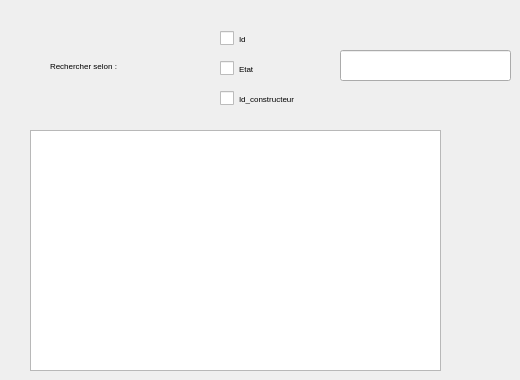
     <widget class="QWidget" name="tab_16">
      <attribute name="title">
       <string>Rechercher Avion</string>
      </attribute>
      <widget class="QLabel" name="label_46">
       <property name="geometry">
        <rect>
         <x>50</x>
         <y>50</y>
         <width>171</width>
         <height>31</height>
        </rect>
       </property>
       <property name="font">
        <font>
         <family>MS Shell Dlg 2</family>
         <pointsize>6</pointsize>
         <weight>9</weight>
         <italic>false</italic>
         <bold>false</bold>
        </font>
       </property>
       <property name="styleSheet">
        <string notr="true">background:none;</string>
       </property>
       <property name="text">
        <string>Rechercher selon :</string>
       </property>
      </widget>
      <widget class="QLineEdit" name="chercher_avion">
       <property name="geometry">
        <rect>
         <x>340</x>
         <y>50</y>
         <width>171</width>
         <height>31</height>
        </rect>
       </property>
       <property name="styleSheet">
        <string notr="true">background:none;</string>
       </property>
       <property name="clearButtonEnabled">
        <bool>false</bool>
       </property>
      </widget>
      <widget class="QTableView" name="tab_avions2">
       <property name="geometry">
        <rect>
         <x>30</x>
         <y>130</y>
         <width>411</width>
         <height>241</height>
        </rect>
       </property>
       <property name="styleSheet">
        <string notr="true">background:none;</string>
       </property>
      </widget>
      <widget class="QCheckBox" name="checkBox_id_avion">
       <property name="geometry">
        <rect>
         <x>220</x>
         <y>30</y>
         <width>70</width>
         <height>17</height>
        </rect>
       </property>
       <property name="font">
        <font>
         <family>MS Shell Dlg 2</family>
         <pointsize>6</pointsize>
         <weight>9</weight>
         <italic>false</italic>
         <bold>false</bold>
        </font>
       </property>
       <property name="styleSheet">
        <string notr="true">background:none;</string>
       </property>
       <property name="text">
        <string>Id</string>
       </property>
      </widget>
      <widget class="QCheckBox" name="checkBox_etat_avion">
       <property name="geometry">
        <rect>
         <x>220</x>
         <y>60</y>
         <width>70</width>
         <height>17</height>
        </rect>
       </property>
       <property name="font">
        <font>
         <family>MS Shell Dlg 2</family>
         <pointsize>6</pointsize>
         <weight>9</weight>
         <italic>false</italic>
         <bold>false</bold>
        </font>
       </property>
       <property name="styleSheet">
        <string notr="true">background:none;</string>
       </property>
       <property name="text">
        <string>Etat</string>
       </property>
      </widget>
      <widget class="QCheckBox" name="checkBox_id_const_avion">
       <property name="geometry">
        <rect>
         <x>220</x>
         <y>90</y>
         <width>141</width>
         <height>17</height>
        </rect>
       </property>
       <property name="font">
        <font>
         <family>MS Shell Dlg 2</family>
         <pointsize>6</pointsize>
         <weight>9</weight>
         <italic>false</italic>
         <bold>false</bold>
        </font>
       </property>
       <property name="styleSheet">
        <string notr="true">background:none;</string>
       </property>
       <property name="text">
        <string>Id_constructeur</string>
       </property>
      </widget>
     </widget>
